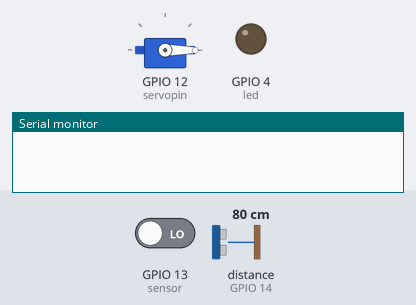
Bench run of a sketch on a simulated ESP32. On the bench: servo, output pins drawn as LEDs (lit = HIGH), the last lines printed to the serial monitor. The inputs (shaded band) are chosen by the test bench; at power-on: GPIO 13 (sensor) LOW, distance to the obstacle (sensor on GPIO 14) 80 cm. The echo pulse lasts 58.3 µs per cm; pins used as bus, display or sensor lines are not drawn.

Above: at 1.2 s.
1.3 s: GPIO 13 (sensor) driven HIGH
At 1.9 s:
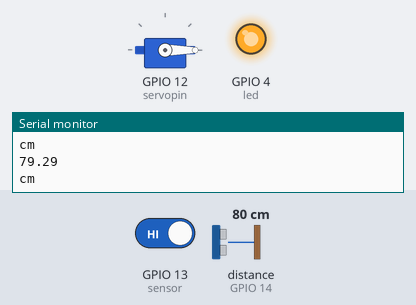
2.9 s: distance to the obstacle (sensor on GPIO 14) set to 12 cm
4.4 s: distance to the obstacle (sensor on GPIO 14) set to 9 cm
At 5.4 s:
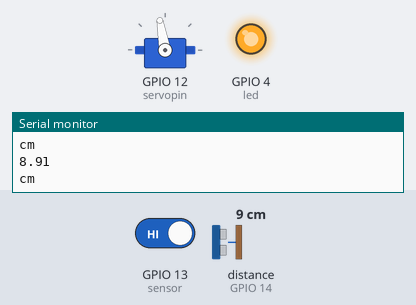
6.1 s: GPIO 13 (sensor) driven LOW
At 6.8 s:
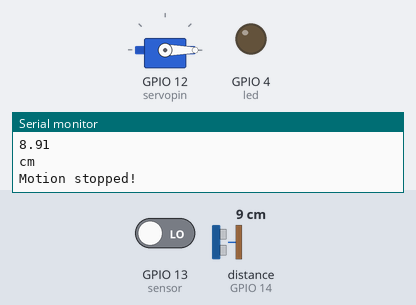
Timing chart, 0 to 9.0 s (numbered marks = the images above; inputs shaded):
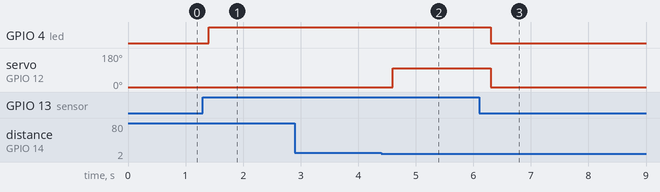

Measured:
- the behaviour switches between 11 and 10 cm on distance to the obstacle (sensor on GPIO 14) (found by bisection; images 1 and 2)
- after the input at 1.3 s, GPIO 4 (led): LOW → HIGH after 0.10 s
- after the input at 4.4 s, servo on GPIO 12 (servopin): 0° → 100° after 0.20 s
- after the input at 6.1 s, GPIO 4 (led): HIGH → LOW after 0.20 s; servo on GPIO 12 (servopin): 100° → 0° after 0.20 s

The sketch:

Automated_Door_Code.ino
```cpp
// Pranay Neve & Rugved Raote //
#include<ESP32Servo.h>

int servopin = 12;
int angle = 0;
int led = 4;                // the pin that the LED is atteched to
int sensor = 13;              // the pin that the sensor is atteched to
int trigPin=2;
int echoPin=14;
Servo servo;

int state = LOW;             // by default, no motion detected
int val = 0;                 // variable to store the sensor status (value)

void setup() {
  pinMode(led, OUTPUT);      // initalize LED as an output
  pinMode(sensor, INPUT);    // initialize sensor as an input
  pinMode(trigPin,OUTPUT);
  pinMode(echoPin, INPUT);
  servo.attach(servopin);
  Serial.begin(9600);        // initialize serial
}

void loop(){
  val = digitalRead(sensor);   // read sensor value
  if (val == HIGH) {           // check if the sensor is HIGH
    digitalWrite(led, HIGH);   // turn LED ON
    digitalWrite(trigPin,LOW);
    delayMicroseconds(2);
    digitalWrite(trigPin,HIGH);
    delayMicroseconds(10);
    digitalWrite(trigPin,LOW);
    float duration = pulseIn(echoPin,HIGH);
    float distance = duration*0.034/2;
    Serial.println(distance);
    Serial.print("cm");
    Serial.println(" ");
    delay(100);                // delay 100 milliseconds

    if (distance < 10) {
      servo.write(100);
      delay(500);
    }
      if (state == LOW) {
        Serial.println("Motion detected!");
        state = HIGH;       // update variable state to HIGH
    }
  }
  else {
      digitalWrite(led, LOW); // turn LED OFF
      digitalWrite(trigPin,LOW);
      servo.write(0);
      delay(200);             // delay 200 milliseconds

      if (state == HIGH){
        Serial.println("Motion stopped!");
        state = LOW;       // update variable state to LOW
    }
  }
}
```
